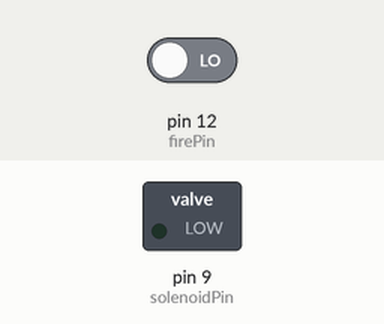
Simulated run of this sketch. Board: Arduino Uno, built with avr-gcc and run on an emulated ATmega328P. On the bench: switched loads named in the sketch (green lamp = pin HIGH). Dashed ring = blinking. The inputs (shaded band) are chosen by the test bench; at power-on: pin 12 (firePin) LOW.

Above: at 1.2 s.
1.3 s: pin 12 (firePin) driven HIGH
At 1.45 s:
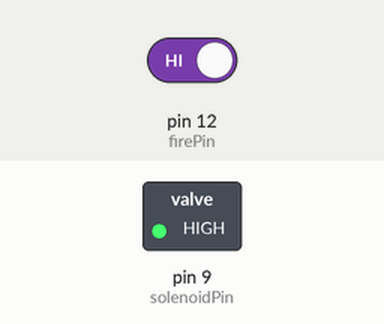
Timing chart, 0 to 9.1 s (numbered marks = the images above; inputs shaded):
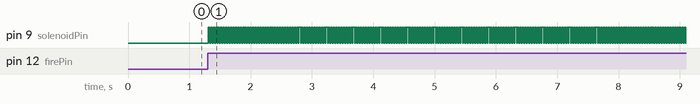

The sketch:

gong.ino
```cpp
#include <Servo.h>

const int firePin = 12;
const int solenoidPin = 9;

const int ON_DURATION = 25;

void setup() {
  Serial.begin(9600);

  pinMode(firePin, INPUT);

  pinMode(solenoidPin, OUTPUT);
  digitalWrite(solenoidPin, LOW);
}

void fire()
{
  digitalWrite(solenoidPin, HIGH);
  delay(ON_DURATION);
  digitalWrite(solenoidPin, LOW);
}

void loop() {

  if(Serial.available())
  {
     Serial.read();
     Serial.flush();
     fire();
  } else if( digitalRead(firePin) ) {
    fire();
  }

  delay(15);
}
```

Measured:
- after the input at 1.3 s, pin 9 (solenoidPin): alternates HIGH for 0.03 s and LOW for 0.02 s, starting at once
